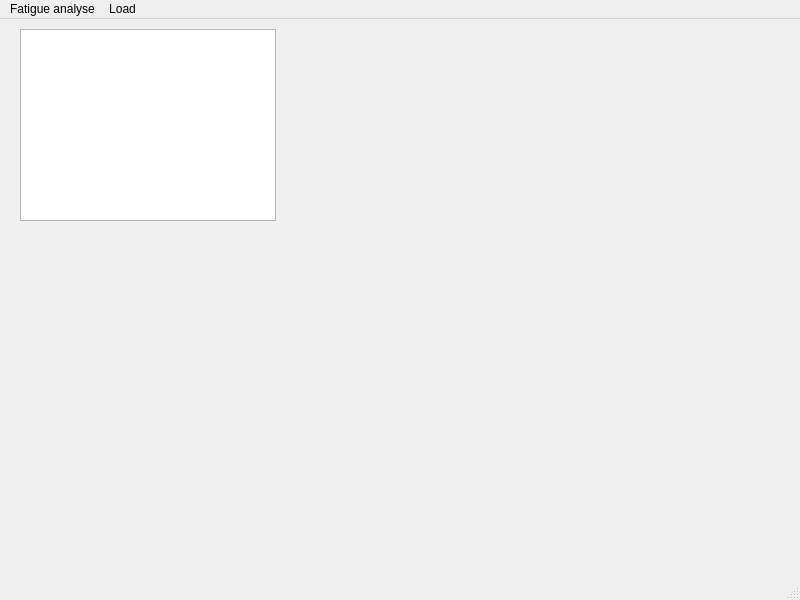
<?xml version="1.0" encoding="UTF-8"?>
<ui version="4.0">
 <class>MainWindow</class>
 <widget class="QMainWindow" name="MainWindow">
  <property name="geometry">
   <rect>
    <x>0</x>
    <y>0</y>
    <width>800</width>
    <height>600</height>
   </rect>
  </property>
  <property name="windowTitle">
   <string>MainWindow</string>
  </property>
  <widget class="QWidget" name="centralwidget">
   <widget class="QListView" name="listView">
    <property name="geometry">
     <rect>
      <x>20</x>
      <y>10</y>
      <width>256</width>
      <height>192</height>
     </rect>
    </property>
   </widget>
  </widget>
  <widget class="QMenuBar" name="menubar">
   <property name="geometry">
    <rect>
     <x>0</x>
     <y>0</y>
     <width>800</width>
     <height>22</height>
    </rect>
   </property>
   <widget class="QMenu" name="menuFatigue_analyse">
    <property name="title">
     <string>Fatigue analyse</string>
    </property>
   </widget>
   <widget class="QMenu" name="menuTests">
    <property name="title">
     <string>Load</string>
    </property>
    <addaction name="actionfrom_file"/>
    <addaction name="actionfrom_directory"/>
   </widget>
   <addaction name="menuFatigue_analyse"/>
   <addaction name="menuTests"/>
  </widget>
  <widget class="QStatusBar" name="statusbar"/>
  <action name="actionfrom_file">
   <property name="text">
    <string>from file</string>
   </property>
  </action>
  <action name="actionfrom_directory">
   <property name="text">
    <string>from directory</string>
   </property>
  </action>
 </widget>
 <resources/>
 <connections/>
</ui>
